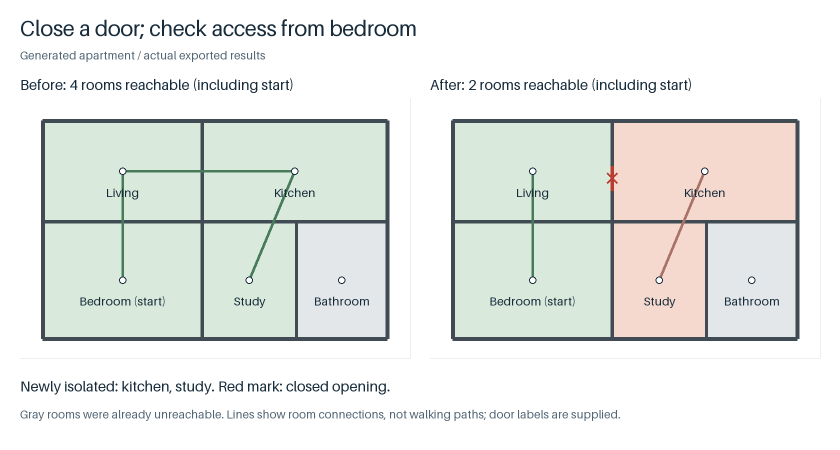
#> input picture examples/workflow.png, 1680 x 900 px (shown at 1/2 size)
$ python -i render_workflow.py   (imports and definitions only)
#> lines starting #> are read from the running program, lines starting #| are printed output that depends on the picture
"""Render four README figures from review_workflow.py output; no invented results.

Run the workflow first, then pass its directory with --input. All figures use
exported pixels, paths, calibration and reachability. See docs/workflow.md.
"""

from __future__ import annotations

import argparse
import hashlib
import json
from pathlib import Path

import numpy as np
from PIL import Image, ImageDraw, ImageFont

SIZE = (1680, 900)
INK, MUTED, BLUE, RED = "#172b3a", "#526574", "#2465ad", "#b83e32"
COLORS = ("#d9eadc", "#f4dfb7", "#d5e6f4", "#e8dff0", "#e3e7e9")
BOXES = ((40, 196, 820, 716), (860, 196, 1640, 716))


def font(size: int) -> ImageFont.ImageFont:
    return ImageFont.load_default(size=size)


# [38 lines left out: functions centered, board, paste, not called in this run]


def footer(draw: ImageDraw.ImageDraw, first: str, second: str) -> None:
    draw.text((40, 754), first, font=font(29), fill=INK)
    draw.text((40, 814), second, font=font(23), fill=MUTED)


# [18 lines left out: functions region_image, draw_names, not called in this run]


def render(source: Path, output: Path) -> dict:
    if output.exists():
        raise ValueError("output already exists; choose a new directory")
    inputs = [
        "summary.json",
        "walls/walls.json",
        "walls/walls.png",
        "regions/labels.npz",
        "changed-regions/labels.npz",
        "changed-walls.png",
        "measurements.json",
        "changes.json",
        "portals/portals.json",
        "access.json",
    ]
    paths = {name: source / name for name in inputs}
    data = {
        name: json.loads(path.read_text()) for name, path in paths.items() if path.suffix == ".json"
    }
    with np.load(paths["regions/labels.npz"], allow_pickle=False) as archive:
        labels = archive["labels"].copy()
    with np.load(paths["changed-regions/labels.npz"], allow_pickle=False) as archive:
        changed = archive["labels"].copy()
    with Image.open(paths["walls/walls.png"]) as image:
        mask = np.array(image)
    with Image.open(paths["changed-walls.png"]) as image:
        changed_mask = np.array(image)
    if labels.ndim != 2 or not (labels.shape == changed.shape == mask.shape == changed_mask.shape):
        raise ValueError("workflow maps must share one two-dimensional pixel grid")
    summary, walls = data["summary.json"], data["walls/walls.json"]
    measurement, comparison = data["measurements.json"], data["changes.json"]
    graph, access = data["portals/portals.json"], data["access.json"]
    names = summary["room_names"]
    colors = {identity: COLORS[(int(identity) - 1) % len(COLORS)] for identity in names}
    figures = {}

    # Wall pixels and graph points come from the same WallGraph result.
    count = int(np.count_nonzero(mask))
    image, draw = board(
        "From wall pixels to wall paths",
        "Input: binary wall mask",
        f"Output: {len(walls['segments'])} paths / {len(walls['junctions'])} junctions",
    )
    binary = np.full((*mask.shape, 3), 255, np.uint8)
    binary[mask > 0] = (64, 75, 83)
    paste(image, Image.fromarray(binary), 0)
    binary[mask > 0] = (211, 220, 227)
    point = paste(image, Image.fromarray(binary), 1)
    for segment in walls["segments"]:
        draw.line([point(p) for p in segment["points"]], fill=BLUE, width=4)
    for node in walls["junctions"]:
        x, y = point(node["point"])
        draw.ellipse((x - 6, y - 6, x + 6, y + 6), fill="white", outline=BLUE, width=3)
    footer(
        draw,
        f"{count:,} wall pixels retained; {walls['metadata']['changed_pixels']} changed.",
        f"{mask.shape[1]} x {mask.shape[0]} source grid. "
        "Blue lines and circles are exported geometry; no model used.",
    )
    figures["wallgraph"] = image

    # Preserve colors by overlap group, not by arbitrary after IDs.
    after_colors, after_names = {}, {}
    for group in comparison["groups"]:
        ids = group["before_ids"]
        for identity in group["after_ids"]:
            after_colors[str(identity)] = colors[str(ids[0])] if ids else "#e3e7e9"
            after_names[str(identity)] = " + ".join(names[str(i)] for i in ids) or "new region"
    stats = comparison["summary"]
    image, draw = board(
        "A missing separator joins two rooms",
        f"Before: {stats['before_region_count']} regions",
        f"After: {stats['after_region_count']} regions",
    )
    point = paste(image, region_image(labels, mask, colors), 0)
    draw_names(draw, point, labels, names)
    point = paste(image, region_image(changed, changed_mask, after_colors), 1)
    offsets = {}
    for group in comparison["groups"]:
        if group["kind"] != "merge":
            continue
        # Keep the annotation away from the changed wall; use a source region center.
        largest = max(group["before_ids"], key=lambda i: np.count_nonzero(labels == i))
        by, bx = np.nonzero(labels == largest)
        for identity in group["after_ids"]:
            ay, ax = np.nonzero(changed == identity)
            offsets[str(identity)] = (float(bx.mean() - ax.mean()), float(by.mean() - ay.mean()))
    draw_names(draw, point, changed, after_names, offsets=offsets)
    yy, xx = np.nonzero(mask != changed_mask)
    if len(xx):
        draw.rectangle(
            (
                *point((int(xx.min()) - 12, int(yy.min()) - 12)),
                *point((int(xx.max()) + 12, int(yy.max()) + 12)),
            ),
            outline=RED,
            width=4,
        )
    footer(
        draw,
        f"{stats['group_counts']['merge']} merge group; {len(xx):,} wall pixels removed.",
        "Red box: changed barrier. Colors follow overlapping regions, even when their IDs change.",
    )
    figures["planregions"] = image

    areas = {str(item["id"]): item for item in measurement["measurements"]}
    axes = measurement["calibration"]["axes"]
    for identity, area in areas.items():
        if int(np.count_nonzero(labels == int(identity))) != area["area_px"]:
            raise ValueError("measurement pixel count does not match the label map")
    image, draw = board(
        "From labeled pixels to room areas",
        "Input: region pixel counts",
        "Output: calibrated areas",
    )
    point = paste(image, region_image(labels, mask, colors), 0)
    draw_names(draw, point, labels, names, {i: f"{a['area_px']:,} px" for i, a in areas.items()})
    point = paste(image, region_image(labels, mask, colors), 1)
    draw_names(
        draw, point, labels, names, {i: f"{a['area_mm2'] / 1e6:.2f} sq m" for i, a in areas.items()}
    )
    footer(
        draw,
        f"Accepted scale: x = {axes['x']['mm_per_pixel']:g}, "
        f"y = {axes['y']['mm_per_pixel']:g} mm/px.",
        "Generated dimensions. Area counts labeled pixels, excluding walls; "
        "this is not a site measurement.",
    )
    figures["planmetric"] = image

    # Route overlays use accepted edges. Closure changes edges, not the wall mask.
    origin = access["from_room"]
    baseline = set(access["baseline_reachable_room_ids"])
    reachable = set(access["reachable_room_ids"])
    isolated = set(access["newly_isolated_room_ids"])
    centers = {}
    for identity in names:
        yy, xx = np.nonzero(labels == int(identity))
        centers[identity] = (float(xx.mean()), float(yy.mean()))
    image, draw = board(
        f"Close a door; check access from {names[origin]}",
        f"Before: {len(baseline)} rooms reachable (including start)",
        f"After: {len(reachable)} rooms reachable (including start)",
    )
    for index, reached in enumerate((baseline, reachable)):
        palette = {
            i: "#d9eadc" if i in reached else "#f5d8ce" if index and i in isolated else "#e3e7e9"
            for i in names
        }
        point = paste(image, region_image(labels, mask, palette), index)
        for edge in graph["edges"]:
            if index and edge["opening_id"] in access["blocked_opening_ids"]:
                continue
            draw.line(
                [point(centers[edge["first"]]), point(centers[edge["second"]])],
                fill="#477b59" if edge["first"] in reached else "#aa7368",
                width=5,
            )
        for identity, center in centers.items():
            x, y = point(center)
            draw.ellipse((x - 7, y - 7, x + 7, y + 7), fill="white", outline=INK, width=2)
            label = names[identity].capitalize() + (" (start)" if identity == origin else "")
            centered(draw, (x, y + 42), [label], size=24)
        if index:
            for decision in graph["decisions"]:
                candidate = decision["candidate"]
                if candidate["id"] in access["blocked_opening_ids"]:
                    p1, p2 = point(candidate["p1"]), point(candidate["p2"])
                    draw.line([p1, p2], fill=RED, width=7)
                    cx, cy = (p1[0] + p2[0]) / 2, (p1[1] + p2[1]) / 2
                    draw.line((cx - 10, cy - 10, cx + 10, cy + 10), fill=RED, width=4)
                    draw.line((cx - 10, cy + 10, cx + 10, cy - 10), fill=RED, width=4)
    lost = ", ".join(names[i] for i in sorted(isolated)) or "none"
    footer(
        draw,
        f"Newly isolated: {lost}. Red mark: closed opening.",
        "Gray rooms were already unreachable. Lines show room connections, "
        "not walking paths; door labels are supplied.",
    )
    figures["planportals"] = image

    output.mkdir(parents=True, exist_ok=False)
    for repo, image in figures.items():
        image.save(output / f"{repo}.png")
    record = {
        "source_kind": "generated workflow; supplied annotations; no detector",
        "input_sha256": {
            name: hashlib.sha256(path.read_bytes()).hexdigest() for name, path in paths.items()
        },
        "figure_sha256": {
            repo: hashlib.sha256((output / f"{repo}.png").read_bytes()).hexdigest()
            for repo in figures
        },
    }
    (output / "figures.json").write_text(json.dumps(record, indent=2) + "\n")
    return record


# [11 lines left out: function main, not called in this run]


# [2 lines not run here, left out]

>>> import cv2
>>> picture = cv2.imread('../examples/workflow.png', cv2.IMREAD_GRAYSCALE)
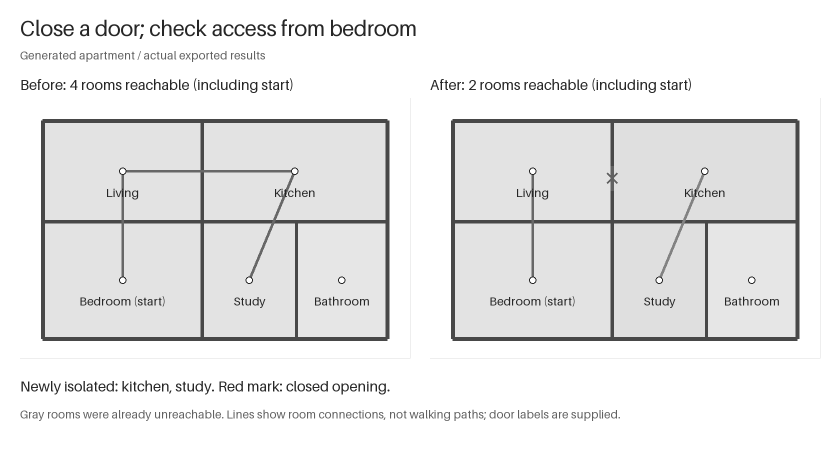
#> picture: shape (900, 1680) (shown at 1/2 size); min 38, max 255, mean 233.2
>>> result = render(picture, 'out.png')
#> (the run stopped early here; a loop or call above may not have finished)
